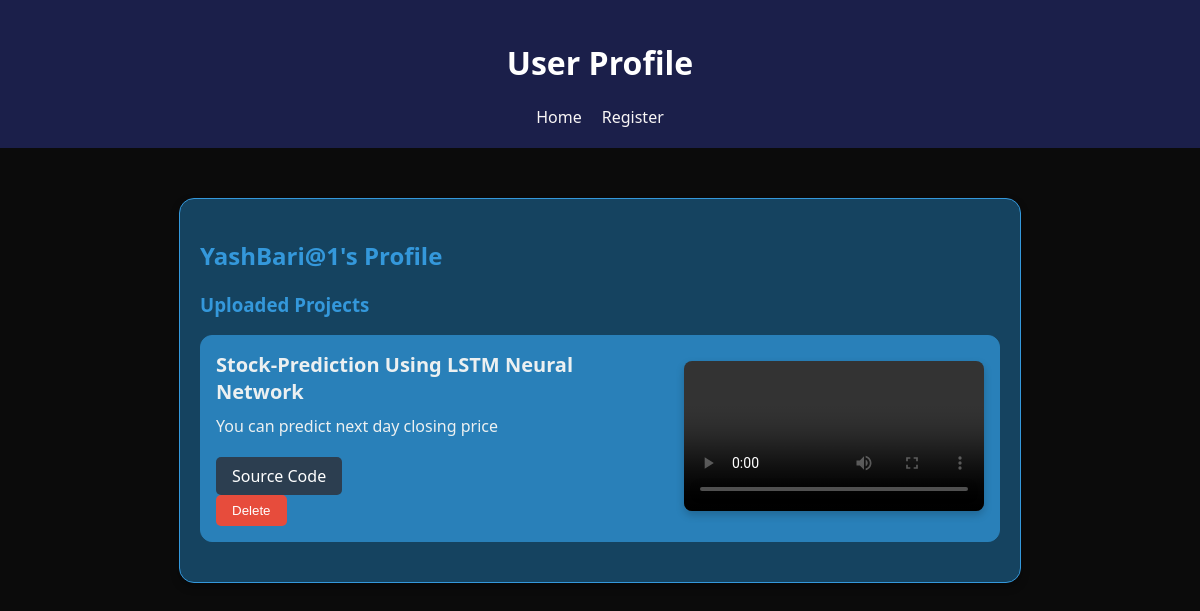
Before: /user/1/ with the older database file.
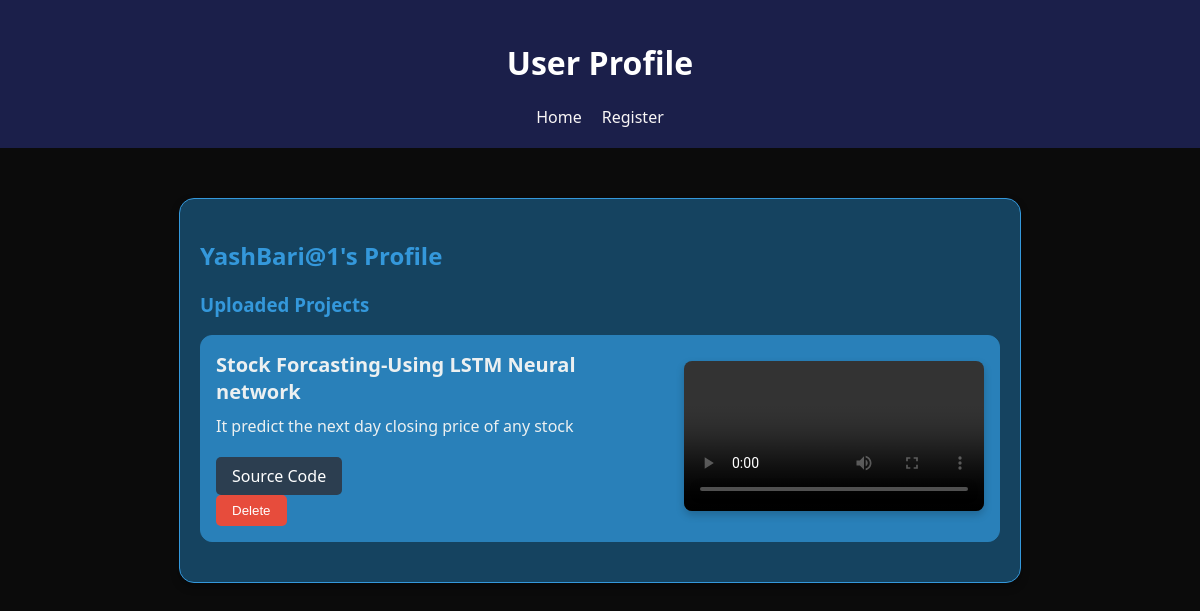
After: the same page with the newer database file.
### userprofiles/models.py (models this page shows, shortened)
class Project(models.Model):
    user = models.ForeignKey(User, on_delete=models.CASCADE)
    title = models.CharField(max_length=100)
    description = models.TextField()
    demo_video = models.FileField(upload_to='project_demo_videos/')
    source_code_link = models.URLField()

### userprofiles/views.py (the view)
# urls.py: path('user/<int:user_id>/', views.view_user_profile, name='user_profile'),
def view_user_profile(request, user_id):
    user = get_object_or_404(User, id=user_id)
    projects = Project.objects.filter(user=user)
    return render(request, 'user_profile.html', {'user': user, 'projects': projects})

### template/user_profile.html (shortened to what this page needs)
<!DOCTYPE html>
<html lang="en">
<head>
</head>
<body>
  <header>
    <h1>User Profile</h1>
    <nav>
      {% if user.is_authenticated %}
        <a href="{% url 'home' %}">Home</a>
        <a href="{% url 'register' %}">Register</a>
      {% else %}
        <a href="{% url 'login' %}">Login</a>
        <a href="{% url 'home' %}">Home</a>
      {% endif %}
    </nav>
  </header>
  <main>
    <div class="profile-container">
      <h2 style="color: #3498db;">{{ user.username }}'s Profile</h2>
      <h3 style="color: #3498db;">Uploaded Projects</h3>
      <ul class="project-list">
        {% for project in projects %}
          <li class="project-item">
            <div class="project-info">
              <h4>{{ project.title }}</h4>
              <p>{{ project.description }}</p>
              {% if user == project.user %}
                <a href="{{ project.source_code_link }}" class="source-code-link">Source Code</a>
                <form method="post" action="{% url 'delete_project' project.id %}">
                  <button type="submit" class="delete-button">Delete</button>
                </form>
              {% else %}
                <p class="no-access-message">You don't have permission to delete this project.</p>
              {% endif %}
            </div>
            <div class="project-media">
              <video controls>
                <source src="{{ project.demo_video.url }}" type="video/mp4">
            </video>
            </div>
          </li>
        {% endfor %}
      </ul>
    </div>
  </main>
</body>
</html>

Changed rows visible on the page:
removed Project: title "Stock-Prediction Using LSTM Neural Network", description "You can predict next day closing price"
added Project: title "Stock Forcasting-Using LSTM Neural network", description "It predict the next day closing price of any stock"
